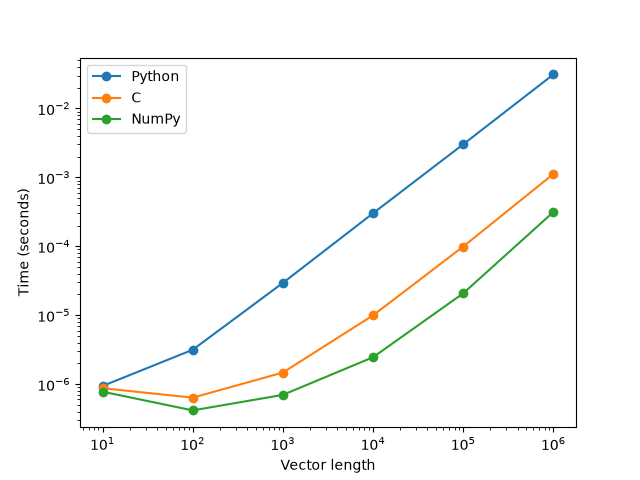

The script that saved this image:
import time
import numpy as np
import matplotlib.pyplot as plt
import ctypes
from dot_product import python_dot


def average_time(function, repeats, *args):
    start = time.perf_counter()
    for _ in range(repeats):
        function(*args)
    return (time.perf_counter() - start) / repeats

c_dot = ctypes.CDLL("./libdot.so").dot_product
double_pointer = ctypes.POINTER(ctypes.c_double)
c_dot.argtypes = [double_pointer, double_pointer, ctypes.c_size_t]
c_dot.restype = ctypes.c_double

sizes = [10, 100, 1000, 10000, 100000, 1000000]
repeats = 10
times = {"Python": [], "C": [], "NumPy": []}

for size in sizes:
    left = np.random.rand(size)
    right = np.random.rand(size)

    # converts the numpy arrays for the specific function
    left_list = left.tolist()
    right_list = right.tolist()
    left_pointer = left.ctypes.data_as(double_pointer)
    right_pointer = right.ctypes.data_as(double_pointer)

    python_average = average_time(python_dot, repeats, left_list, right_list)
    times["Python"].append(python_average)

    c_average = average_time(c_dot, repeats, left_pointer, right_pointer, size)
    times["C"].append(c_average)

    numpy_average = average_time(np.dot, repeats, left, right)
    times["NumPy"].append(numpy_average)

for name, values in times.items():
    plt.loglog(sizes, values, "o-", label=name)

plt.xlabel("Vector length")
plt.ylabel("Time (seconds)")
plt.legend()
plt.savefig("benchmark.png")
plt.show()
